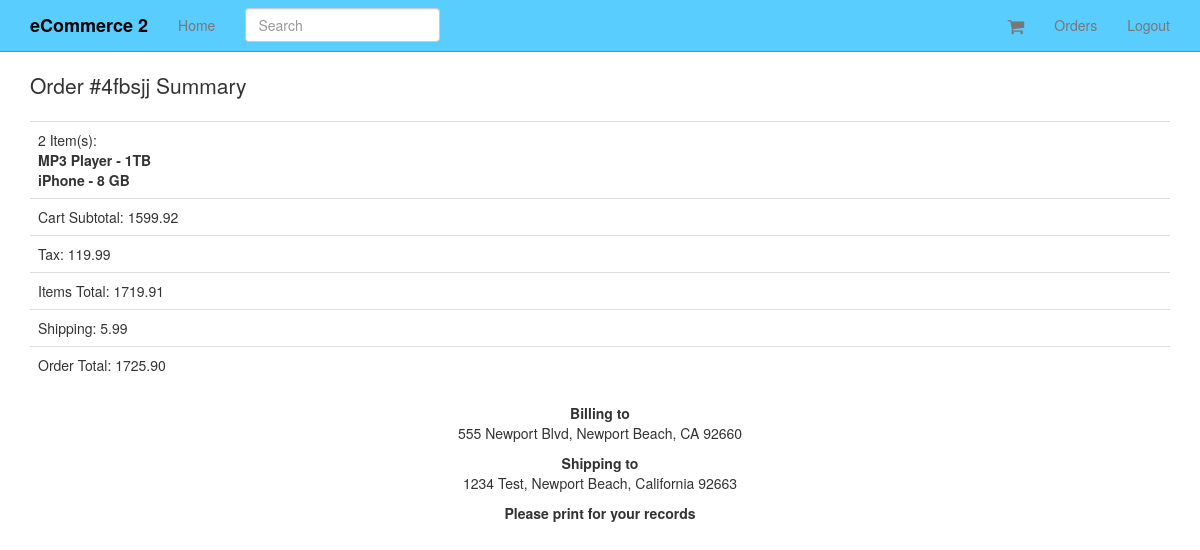
Page /orders/40/ (signed in) on the committed database.
### orders/models.py (models this page shows, shortened)
class Order(models.Model):
	status = models.CharField(max_length=120, choices=ORDER_STATUS_CHOICES, default='created')
	cart = models.ForeignKey(Cart)
	user = models.ForeignKey(UserCheckout, null=True)
	billing_address = models.ForeignKey(UserAddress, related_name='billing_address', null=True)
	shipping_address = models.ForeignKey(UserAddress, related_name='shipping_address', null=True)
	shipping_total_price = models.DecimalField(max_digits=50, decimal_places=2, default=5.99)
	order_total = models.DecimalField(max_digits=50, decimal_places=2, )
	order_id = models.CharField(max_length=20, null=True, blank=True)
	class Meta:
		ordering = ['-id']

class UserAddress(models.Model):
	user = models.ForeignKey(UserCheckout)
	type = models.CharField(max_length=120, choices=ADDRESS_TYPE)
	street = models.CharField(max_length=120)
	city = models.CharField(max_length=120)
	state = models.CharField(max_length=120)
	zipcode = models.CharField(max_length=120)
	def get_address(self):
		return "%s, %s, %s %s" %(self.street, self.city, self.state, self.zipcode)

### carts/models.py (models this page shows)
class Cart(models.Model):
	user = models.ForeignKey(settings.AUTH_USER_MODEL, null=True, blank=True)
	items = models.ManyToManyField(Variation, through=CartItem)
	timestamp = models.DateTimeField(auto_now_add=True, auto_now=False)
	updated = models.DateTimeField(auto_now_add=False, auto_now=True)
	subtotal = models.DecimalField(max_digits=50, decimal_places=2, default=25.00)
	tax_percentage  = models.DecimalField(max_digits=10, decimal_places=5, default=0.085)
	tax_total = models.DecimalField(max_digits=50, decimal_places=2, default=25.00)
	total = models.DecimalField(max_digits=50, decimal_places=2, default=25.00)
	def __unicode__(self):
		return str(self.id)
	def update_subtotal(self):
		print "updating..."
		subtotal = 0
		items = self.cartitem_set.all()
		for item in items:
			subtotal += item.line_item_total
		self.subtotal = "%.2f" %(subtotal)
		self.save()

class CartItem(models.Model):
	cart = models.ForeignKey("Cart")
	item = models.ForeignKey(Variation)
	quantity = models.PositiveIntegerField(default=1)
	line_item_total = models.DecimalField(max_digits=10, decimal_places=2)
	def __unicode__(self):
		return self.item.title
	def remove(self):
		return self.item.remove_from_cart()

### products/models.py (models this page shows, shortened)
class Variation(models.Model):
	product = models.ForeignKey(Product)
	title = models.CharField(max_length=120)
	price = models.DecimalField(decimal_places=2, max_digits=20)
	sale_price = models.DecimalField(decimal_places=2, max_digits=20, null=True, blank=True)
	active = models.BooleanField(default=True)
	inventory = models.IntegerField(null=True, blank=True) #refer none == unlimited amount
	def get_title(self):
		return "%s - %s" %(self.product.title, self.title)

class Product(models.Model):
	title = models.CharField(max_length=120)
	description = models.TextField(blank=True, null=True)
	price = models.DecimalField(decimal_places=2, max_digits=20)
	active = models.BooleanField(default=True)
	categories = models.ManyToManyField('Category', blank=True)
	default = models.ForeignKey('Category', related_name='default_category', null=True, blank=True)
	objects = ProductManager()
	class Meta:
		ordering = ["-title"]

### orders/views.py (the view)
# urls.py: url(r'^orders/(?P<pk>\d+)/$', OrderDetail.as_view(), name='order_detail'),
class OrderDetail(DetailView):
	model = Order
	def dispatch(self, request, *args, **kwargs):
		try:
			user_check_id = self.request.session.get("user_checkout_id")
			user_checkout = UserCheckout.objects.get(id=user_check_id)
		except UserCheckout.DoesNotExist:
			user_checkout = UserCheckout.objects.get(user=request.user)
		except:
			user_checkout = None
		obj = self.get_object()
		if obj.user == user_checkout and user_checkout is not None:
			return super(OrderDetail, self).dispatch(request, *args, **kwargs)
		else:
			raise Http404

### orders/templates/orders/order_detail.html
{% extends "base.html" %}
{% block content %}
{% include "orders/order_summary_short.html" with order=order %}
<p><b>Please print for your records</b></p>
{% endblock %}

### orders/templates/orders/order_summary_short.html
<p class='lead'>
Order {% if order.order_id %}#{{ order.order_id }}{% endif %} Summary</p>
<table class='table'>
<tr><td>{{ order.cart.cartitem_set.count }} Item(s): <br/>{% for i in order.cart.cartitem_set.all %}
<b>{{ i.item.get_title }}</b><br/>
{% endfor %}</td></tr>
<tr><td>Cart Subtotal: {{ order.cart.subtotal }}</td></tr>
<tr><td>Tax: {{ order.cart.tax_total }}</td></tr>
<tr><td>Items Total: {{ order.cart.total }}</td></tr>
<tr><td>Shipping: {{ order.shipping_total_price }}</td></tr>
<tr><td>Order Total: {{ order.order_total }}</td></tr>
</table>
</div>
<div class='col-sm-4 col-sm-offset-4 text-center'>
<p><b>Billing to</b>
<br/>
{{ order.billing_address.get_address }}
<p>
<p><b>Shipping to</b>
<br/>
{{ order.shipping_address.get_address }}
<p>

### static_in_pro/our_static/css/navbar-static-top.css (style rules this page uses)
body { min-height: 1000px; }

### rows in the picture
Order: order_id "4fbsjj", cart.cartitem_set.count "2", cart.subtotal "1599.92", cart.tax_total "119.99", cart.total "1719.91", shipping_total_price "5.99", order_total "1725.90", billing_address.get_address "555 Newport Blvd, Newport Beach, CA 92660", shipping_address.get_address "1234 Test, Newport Beach, California 92663"
CartItem: item.get_title "MP3 Player - 1TB"
CartItem: item.get_title "iPhone - 8 GB"
